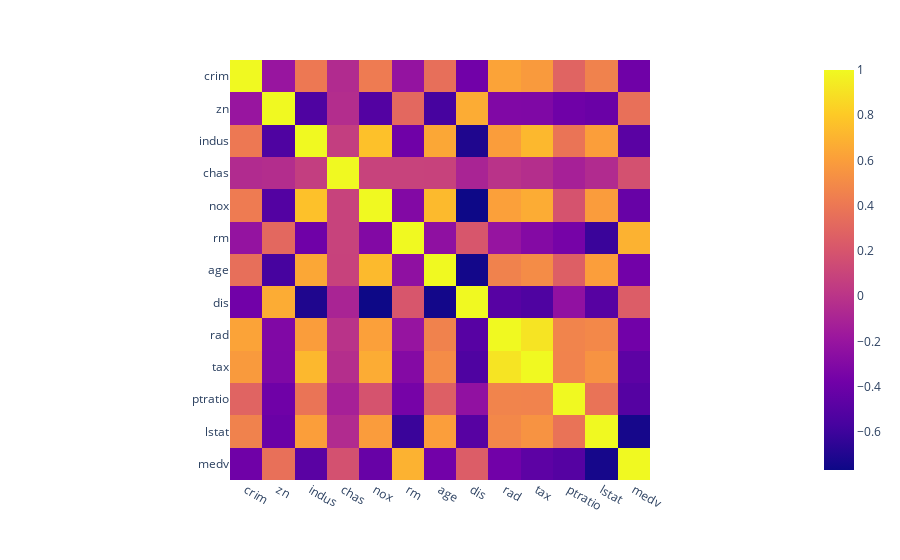

Notebook code for this chart:
### Markdown cell above
And show the correlation heatmap with row/column labels.

### Code cell
px.imshow(corr,x= (corr.columns),y= (corr.columns))

#<xml xmlns="https://developers.google.com/blockly/xml"><variables><variable id="+yh,Zg{hON]zy6D~.rH#">px</variable><variable id="Km/Jt%8YE.[}?9^E?9N;">corr</variable></variables><block type="varDoMethod" id="7PkTI5@+A6#C}J7CTmyF" x="0" y="0"><mutation items="3"></mutation><field name="VAR" id="+yh,Zg{hON]zy6D~.rH#">px</field><field name="MEMBER">imshow</field><data>px:imshow</data><value name="ADD0"><block type="variables_get" id=":;^8]9y7jv$I.u56eu+w"><field name="VAR" id="Km/Jt%8YE.[}?9^E?9N;">corr</field></block></value><value name="ADD1"><block type="valueOutputCodeBlock" id="azE.sa4Vaf3Tqnxg+Wj$"><field name="CODE">x=</field><value name="INPUT"><block type="varGetProperty" id=",Xr0Xc;@G;@aMs+upu)L"><field name="VAR" id="Km/Jt%8YE.[}?9^E?9N;">corr</field><field name="MEMBER">columns</field><data>corr:columns</data></block></value></block></value><value name="ADD2"><block type="valueOutputCodeBlock" id="OG/hi7jGihv_4MF;pM(i"><field name="CODE">y=</field><value name="INPUT"><block type="varGetProperty" id=".$GSSp$+O[)pLmOP[sk@"><field name="VAR" id="Km/Jt%8YE.[}?9^E?9N;">corr</field><field name="MEMBER">columns</field><data>corr:columns</data></block></value></block></value></block></xml>

### Figure 1 — Plotly figure (JSON) as saved in the notebook; plotly's stock layout.template omitted (floating-point values rounded to 4 significant figures; data arrays with more than 128 entries replaced by an {"elided": "..."} marker saying what was removed)
{"data": [{"coloraxis": "coloraxis", "hovertemplate": "x: %{x}<br>y: %{y}<br>color: %{z}<extra></extra>", "name": "0", "type": "heatmap", "x": ["crim", "zn", "indus", "chas", "nox", "rm", "age", "dis", "rad", "tax", "ptratio", "lstat", "medv"], "xaxis": "x", "y": ["crim", "zn", "indus", "chas", "nox", "rm", "age", "dis", "rad", "tax", "ptratio", "lstat", "medv"], "yaxis": "y", "z": {"elided": "13x13 float values"}}], "layout": {"coloraxis": {"colorscale": [[0, "#0d0887"], [0.1111, "#46039f"], [0.2222, "#7201a8"], [0.3333, "#9c179e"], [0.4444, "#bd3786"], [0.5556, "#d8576b"], [0.6667, "#ed7953"], [0.7778, "#fb9f3a"], [0.8889, "#fdca26"], [1, "#f0f921"]]}, "margin": {"t": 60}, "xaxis": {"anchor": "y", "constrain": "domain", "domain": [0, 1], "scaleanchor": "y"}, "yaxis": {"anchor": "x", "autorange": "reversed", "constrain": "domain", "domain": [0, 1]}}}
